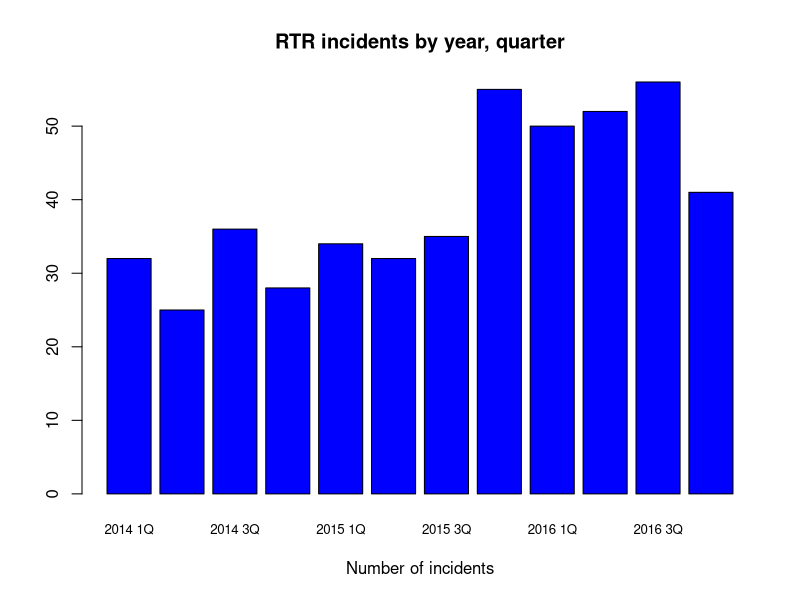
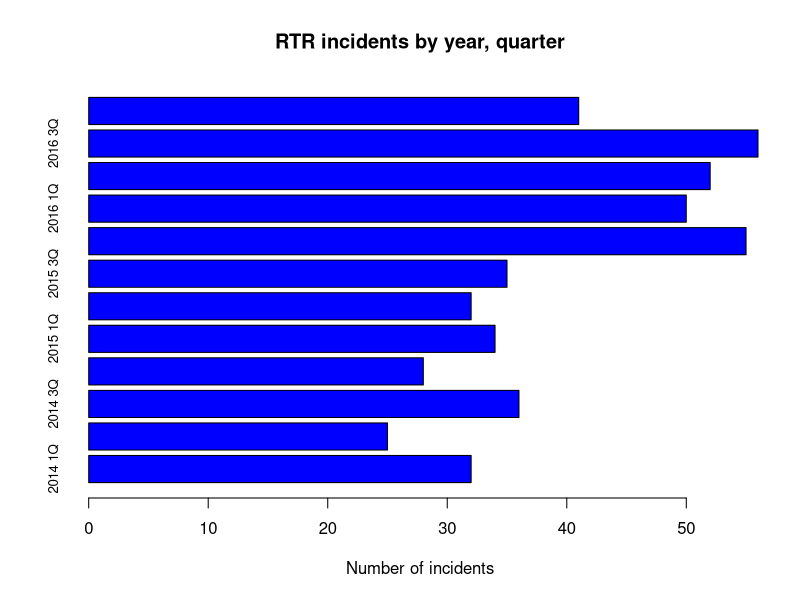
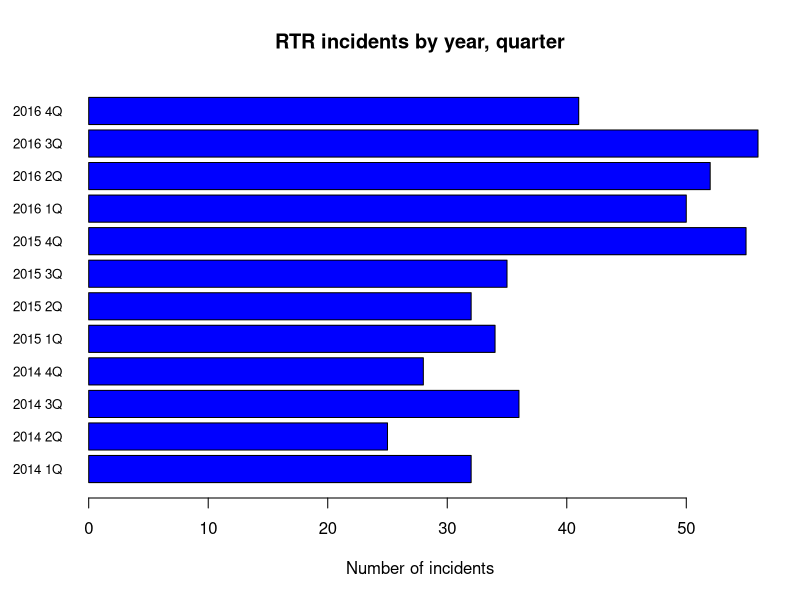
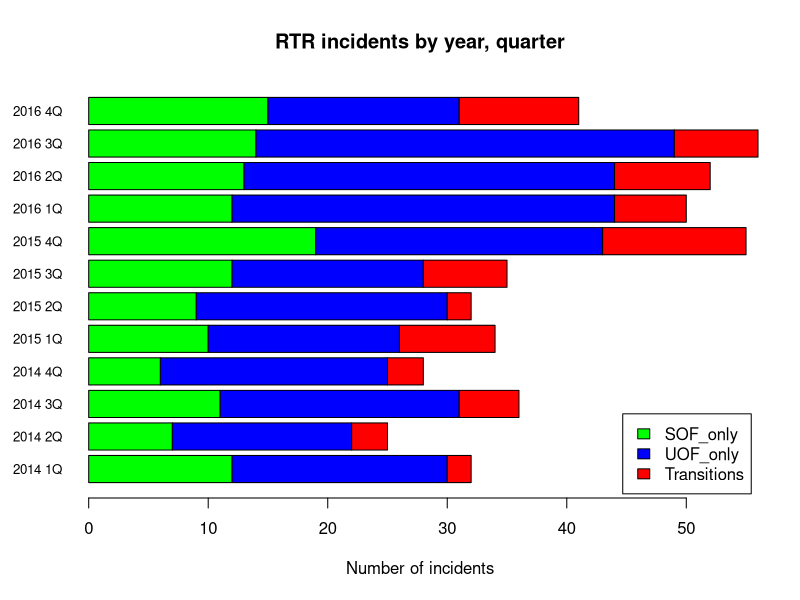
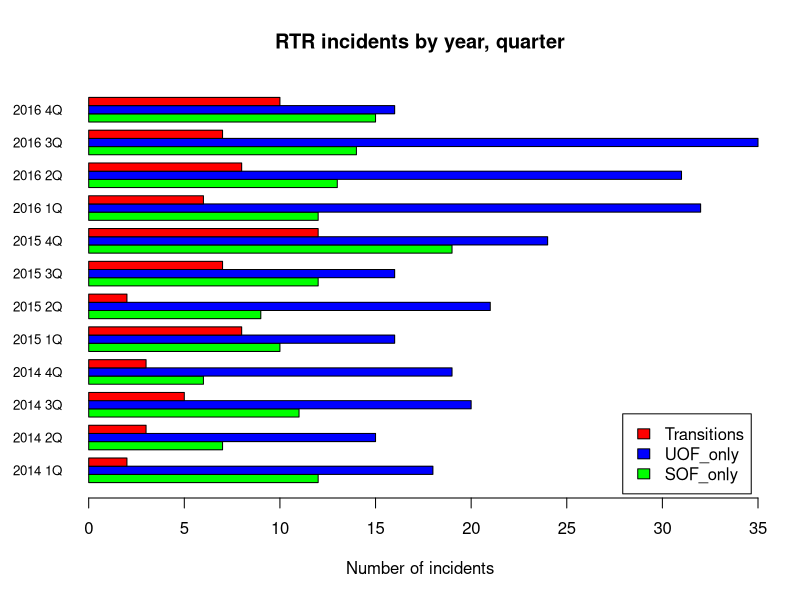

The R source for these figures, in order:
## ---- chunk 1
knitr::opts_chunk$set(echo = TRUE)
## ---- chunk 2
library(readr)
df <- read_csv("dfCrime.csv")
## ---- chunk 3
summary(df)
## ---- chunk 4
barplot(df$Total_RTR, 
        names.arg = df$Year_Quarter, cex.names=0.8,
        main="RTR incidents by year, quarter",
        xlab = "Number of incidents",
        col="blue")
## ---- chunk 5
barplot(df$Total_RTR, 
        horiz=TRUE,
        names.arg = df$Year_Quarter, cex.names=0.8,
        main="RTR incidents by year, quarter",
        xlab = "Number of incidents",
        col="blue")
## ---- chunk 6
par(las=1)

barplot(df$Total_RTR, 
        horiz=TRUE,
        names.arg = df$Year_Quarter, cex.names=0.8,
        main="RTR incidents by year, quarter",
        xlab = "Number of incidents",
        col="blue")
## ---- chunk 7
counts2 <- matrix(c(df$SOF_only,df$UOF_only,df$Transitions),ncol=3)
colnames(counts2)=c("SOF_only","UOF_only","Transitions")
rownames(counts2)=df$Year_Quarter
counts2
## ---- chunk 8
counts <- t(counts2)
counts
## ---- chunk 9
par(las=1)

barplot(counts, horiz=TRUE, cex.names=0.8,
        main="RTR incidents by year, quarter",
        xlab = "Number of incidents",
        col=c("green","blue","red"),
        legend = rownames(counts),
        args.legend = list(x ='bottomright', inset=0.01)
)
## ---- chunk 10
par(las=1)

barplot(counts, horiz=TRUE, cex.names=0.8,
        beside=TRUE,
        main="RTR incidents by year, quarter",
        xlab = "Number of incidents",
        col=c("green","blue","red"),
        legend = rownames(counts),
        args.legend = list(x ='bottomright', inset=0.01)
)
